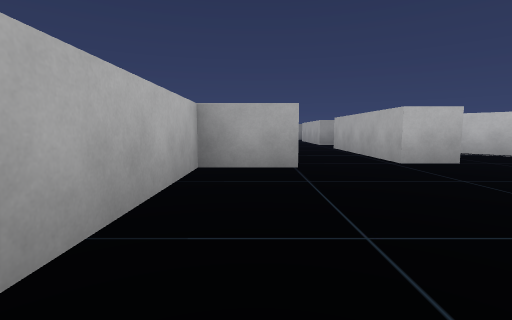
[1] (above)

24 first-person views from a walk through a 3-D level made in the Unity game engine. The camera is 0.55 m above the floor, tilts 6° down and sees 85° across. The floor is counted in squares, 1 m on a side. Each view is taken from the middle of a square. On the plan, view 1 faces up. The plan holds only what a view shows up to about 9 squares ahead; the rest is blank. The player is left out.

[2]
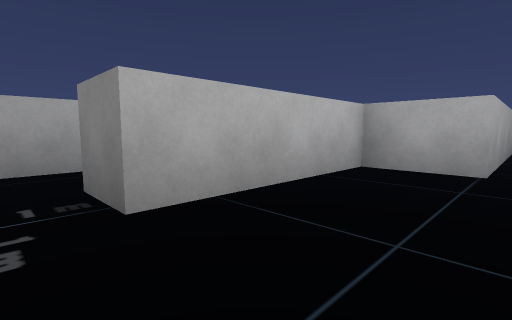

[3]
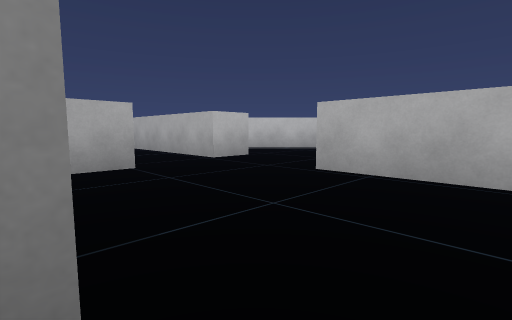

[4]
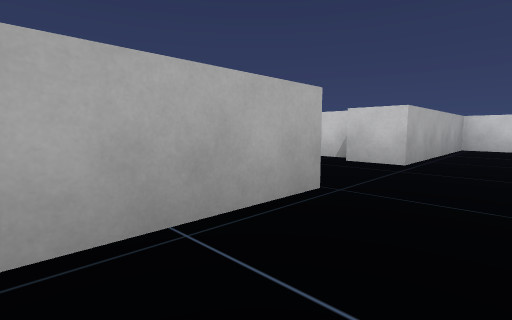

[5]
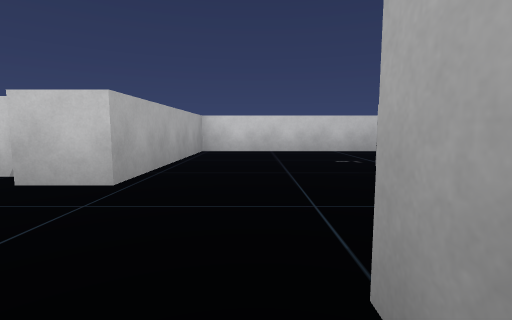

[6]
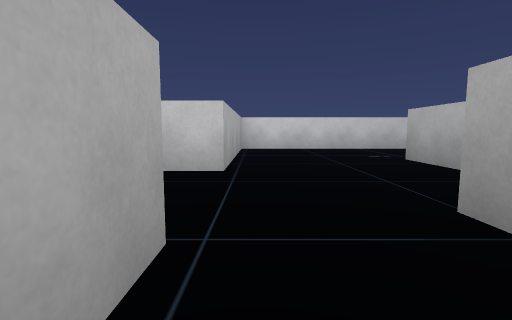

[7]
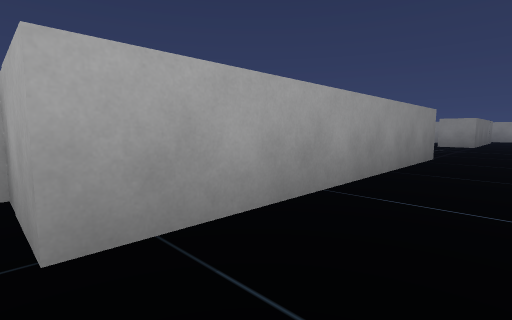

[8]
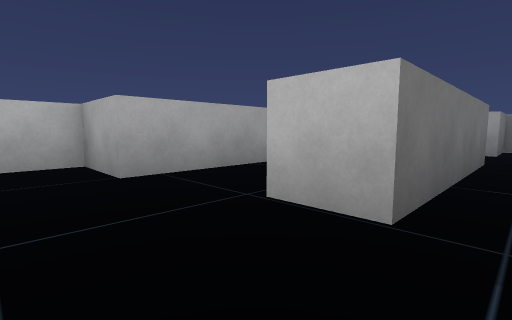

[9]
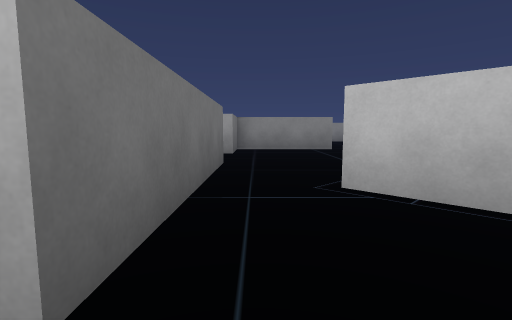

[10]
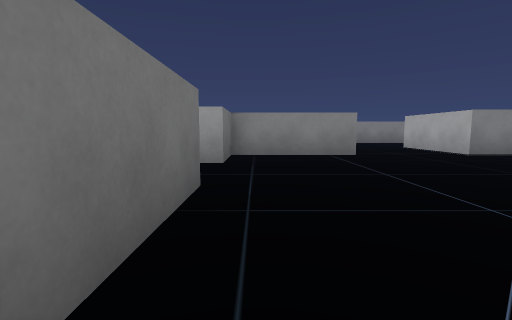

[11]
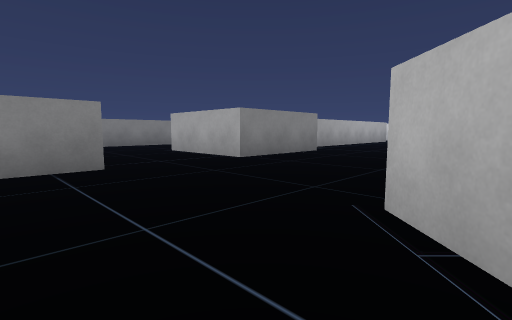

[12]
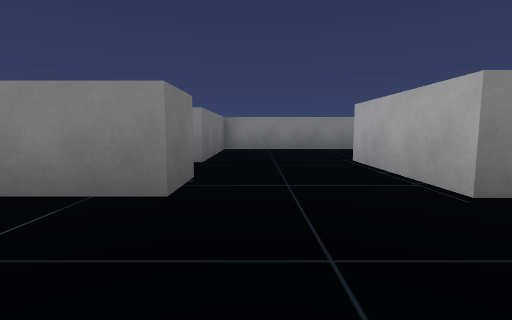

[13]
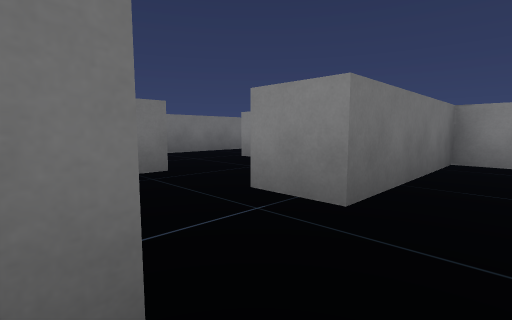

[14]
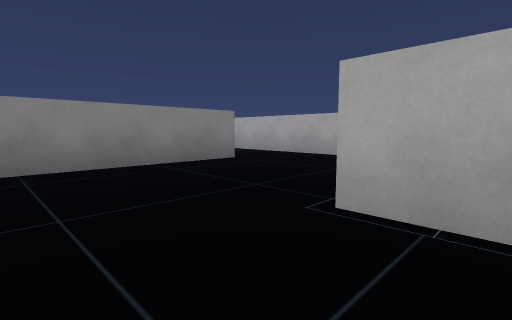

[15]
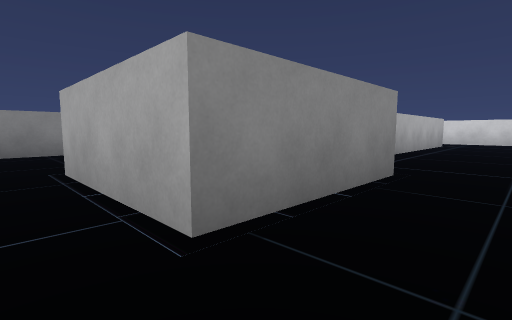

[16]
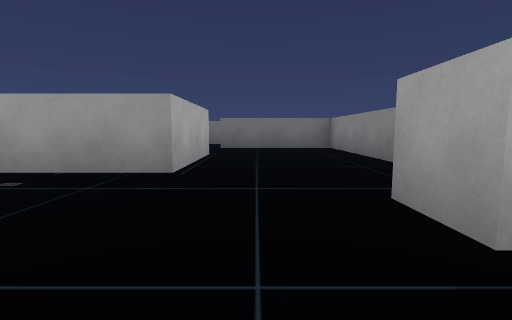

[17]
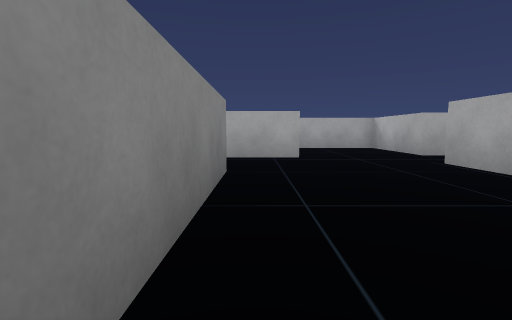

[18]
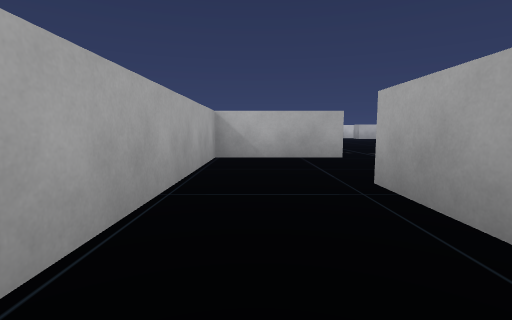

[19]
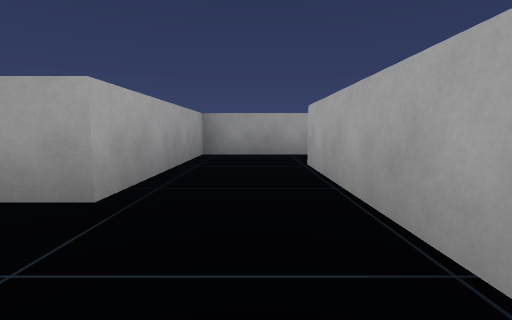

[20]
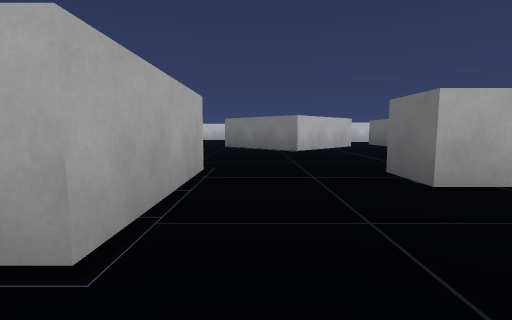

[21]
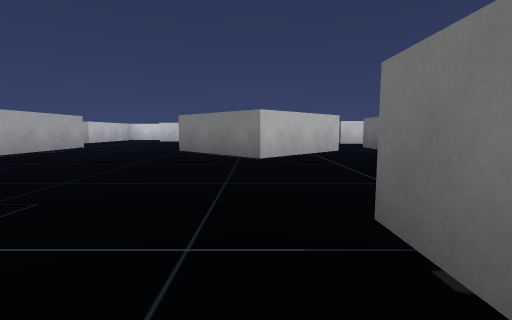

[22]
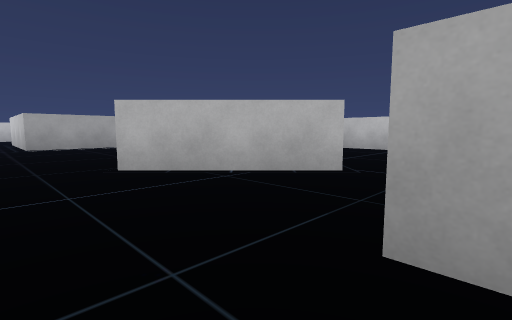

[23]
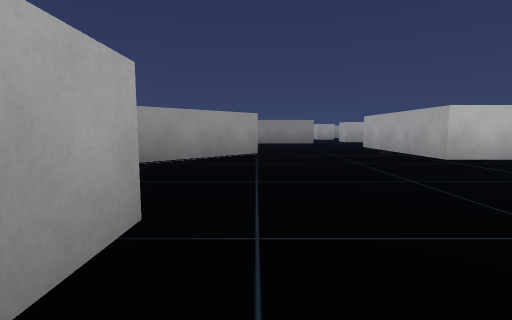

[24]
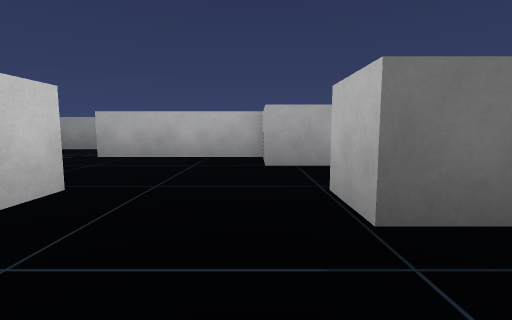

### Floor plan
Points are (right, up) in squares from view 1. A wall is a line through its corners. A room is listed if a view was taken in it or the views show most of it. See-through windows are left out.
Room 1 (views 1, 2, 3, 4, 5, 6, 7, 22)
walls: (-0.9, 4.2) (-0.9, 0.7) (-1.9, 0.7); (3.4, 4.7) (2.4, 4.7) (2.4, 8.9); (-3.3, 1) (-3.3, -1.9); (-2.6, -2.5) (2.4, -2.5) (2.4, 2.2) (3.5, 2.2); (3, 8.8) (3.4, 8.8); (0.6, 10.2) (0.6, 4.1) (-0.4, 4.1); (3.4, 10.8) (3, 10.8)
ways out: opening at (3, 3.5) to room 2; opening at (3, 9.5) to room 2
Room 2 (views 8, 9, 10, 11, 12, 13, 15, 23, 24)
walls: (6.6, 4.8) (4.8, 6.6) (6.9, 8.7) (9, 6.6) (7, 4.5); (8.3, 1.8) (8.3, 0.6); (5.9, 1.7) (7.4, 1.7); (13.8, 5.1) (12.5, 5.1) (12.5, 9.1); (3.6, 1.7) (4.4, 1.7); (3.4, 8.8) (3.4, 4.7); (11.6, 12.2) (8.7, 12.2) (8.7, 13.4); (6.3, 13.3) (6.3, 12.2) (3.4, 12.2) (3.4, 10.8)
ways out: opening at (3, 3.5) to room 1; opening at (3, 9.5) to room 1; opening at (7.5, 13) to room 3; opening at (11.5, 10.5)
Room 3 (views 14, 21)
walls: (8.7, 13.4) (8.7, 14.9)
ways out: opening at (7.5, 13) to room 2; opening at (7.5, 15) to room 4; opening at (5.5, 14)
Room 4 (views 16, 17, 19, 20)
walls: (10.9, 18.4) (6.1, 18.4) (6.1, 14.9); (8.7, 14.9) (11.5, 14.9); (13.2, 14.3) (15.8, 14.3) (15.8, 19.6); (13.8, 19.5) (13.8, 17.1) (12.8, 17.1) (12.8, 19.6)
ways out: opening at (7.5, 15) to room 3; opening at (15, 18.5) to room 5; opening at (11.5, 19); opening at (12.5, 14)
Room 5 (view 18)
walls: (16.2, 21.5) (13.8, 21.5) (13.8, 19.5)
ways out: opening at (15, 18.5) to room 4; opening at (16.5, 20.5)

Positions as (right, up) in squares from view 1, and headings:
1: (0, 0), facing up
2: (1, 0), facing up-left
3: (-1, 0), facing up-right
4: (1, 7), facing down-right
5: (1, 5), facing down
6: (2, 6), facing down
7: (2, 4), facing up-left
8: (4, 3), facing up-left
9: (4, 4), facing up
10: (4, 6), facing up
11: (5, 8), facing up-right
12: (7, 10), facing up
13: (7, 13), facing up-left
14: (7, 14), facing up-right
15: (8, 11), facing up-right
16: (15, 16), facing left
17: (7, 18), facing right
18: (15, 20), facing down
19: (15, 15), facing up
20: (8, 16), facing down
21: (7, 14), facing down
22: (3, 10), facing down-right
23: (9, 0), facing up
24: (5, 4), facing left
